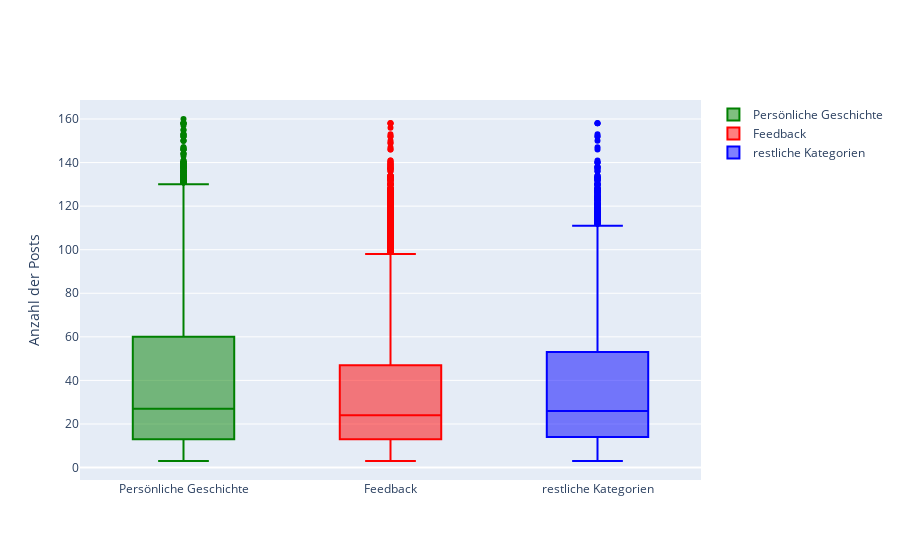

The notebook cell saved with this chart:
### Code cell
y0= perso_corr.number_of_tokens
y1= Kann_ni_gelesen_werden_fb_corr.number_of_tokens
y2= diskrim_corr.number_of_tokens

fig = go.Figure()
fig.add_trace(go.Box(y=y0, marker_color = 'green', name="Persönliche Geschichte"))
fig.add_trace(go.Box(y=y1, marker_color = 'red', name="Feedback" ))
fig.add_trace(go.Box(y=y2, marker_color = 'blue', name="restliche Kategorien"))

fig.layout.update(
                  #title="Verteilung der Tokenlänge (Ausreißer bereinigt)",

                  yaxis_title="Anzahl der Posts"
                 )


fig.show()

### Figure 1 — Plotly figure (JSON) as saved in the notebook; plotly's stock layout.template omitted (floating-point values rounded to 4 significant figures; data arrays with more than 128 entries replaced by an {"elided": "..."} marker saying what was removed)
{"data": [{"marker": {"color": "green"}, "name": "Persönliche Geschichte", "type": "box", "y": {"elided": "9194 int values"}}, {"marker": {"color": "red"}, "name": "Feedback", "type": "box", "y": {"elided": "5968 int values"}}, {"marker": {"color": "blue"}, "name": "restliche Kategorien", "type": "box", "y": {"elided": "3550 int values"}}], "layout": {"yaxis": {"title": {"text": "Anzahl der Posts"}}}}
